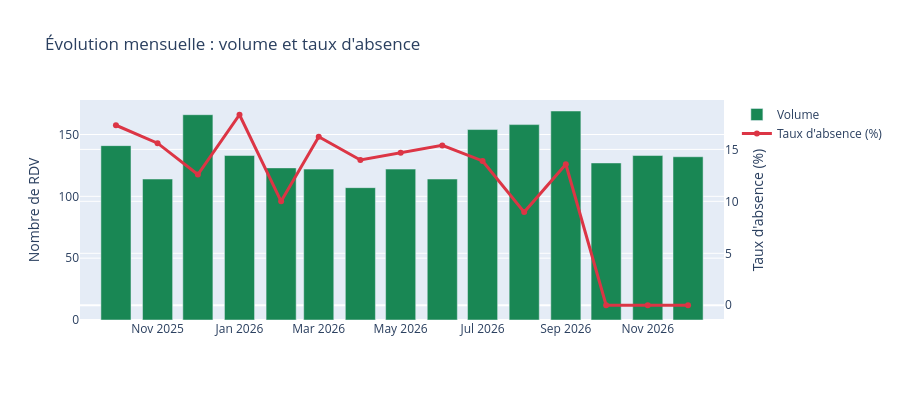

The notebook cell saved with this chart:
### Code cell
volume = df.groupby("mois").size()
df_echus = df[df["statut"].isin(["Honoré", "Absent"])]
taux = df_echus.groupby("mois").apply(lambda x: (x["statut"] == "Absent").mean() * 100)

fig = go.Figure()
fig.add_trace(go.Bar(x=volume.index, y=volume.values, name="Volume", marker_color="#198754"))
fig.add_trace(go.Scatter(x=taux.index, y=taux.values, name="Taux d'absence (%)",
                          yaxis="y2", line=dict(color="#DC3545", width=3)))
fig.update_layout(
    title="Évolution mensuelle : volume et taux d'absence",
    yaxis=dict(title="Nombre de RDV"),
    yaxis2=dict(title="Taux d'absence (%)", overlaying="y", side="right"),
    hovermode="x unified", height=400,
)
fig.show()

### Figure 1 — Plotly figure (JSON) as saved in the notebook; plotly's stock layout.template omitted (floating-point values rounded to 4 significant figures)
{"data": [{"marker": {"color": "#198754"}, "name": "Volume", "type": "bar", "x": ["2025-10", "2025-11", "2025-12", "2026-01", "2026-02", "2026-03", "2026-04", "2026-05", "2026-06", "2026-07", "2026-08", "2026-09", "2026-10", "2026-11", "2026-12"], "y": [141, 114, 166, 133, 123, 122, 107, 122, 114, 154, 158, 169, 127, 133, 132]}, {"line": {"color": "#DC3545", "width": 3}, "name": "Taux d'absence (%)", "type": "scatter", "x": ["2025-10", "2025-11", "2025-12", "2026-01", "2026-02", "2026-03", "2026-04", "2026-05", "2026-06", "2026-07", "2026-08", "2026-09", "2026-10", "2026-11", "2026-12"], "y": [17.32, 15.6, 12.58, 18.33, 10.0, 16.22, 13.98, 14.68, 15.38, 13.89, 8.966, 13.57, 0.0, 0.0, 0.0], "yaxis": "y2"}], "layout": {"height": 400, "hovermode": "x unified", "title": {"text": "Évolution mensuelle : volume et taux d'absence"}, "yaxis": {"title": {"text": "Nombre de RDV"}}, "yaxis2": {"overlaying": "y", "side": "right", "title": {"text": "Taux d'absence (%)"}}}}
